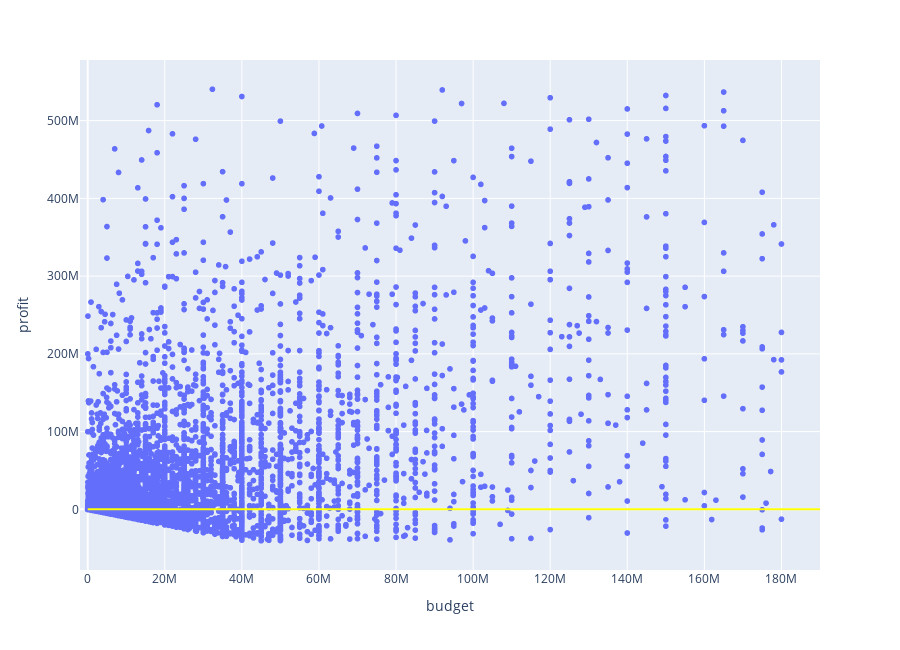

Notebook cell for this chart:
### Code cell
#0. Distribucion de la relacion entre el presupuesto y el beneficio

data = removeOutliers(df, 'budget', 'profit')
fig = px.scatter(
    data,
    x = data["budget"],
    y = data['profit'],
    height=650,
    width=900
)
fig.add_shape(type='line',
              x0=0,
              y0=0,
              x1=200000000,
              y1=0,
              line=dict(color='Yellow'))
fig.update_xaxes(range=[-2000000, 190000000], row=1, col=1)
fig.show()

### Figure 1 — Plotly figure (JSON) as saved in the notebook; plotly's stock layout.template omitted (floating-point values rounded to 4 significant figures; data arrays with more than 128 entries replaced by an {"elided": "..."} marker saying what was removed)
{"data": [{"hovertemplate": "budget=%{x}<br>profit=%{y}<extra></extra>", "legendgroup": "", "marker": {"color": "#636efa", "symbol": "circle"}, "mode": "markers", "name": "", "showlegend": false, "x": {"elided": "8642 int values"}, "xaxis": "x", "y": {"elided": "8642 int values"}, "yaxis": "y", "type": "scattergl"}], "layout": {"xaxis": {"anchor": "y", "domain": [0.0, 1.0], "title": {"text": "budget"}, "range": [-2000000, 190000000]}, "yaxis": {"anchor": "x", "domain": [0.0, 1.0], "title": {"text": "profit"}}, "legend": {"tracegroupgap": 0}, "margin": {"t": 60}, "height": 650, "width": 900, "shapes": [{"line": {"color": "Yellow"}, "type": "line", "x0": 0, "x1": 200000000, "y0": 0, "y1": 0}]}}
